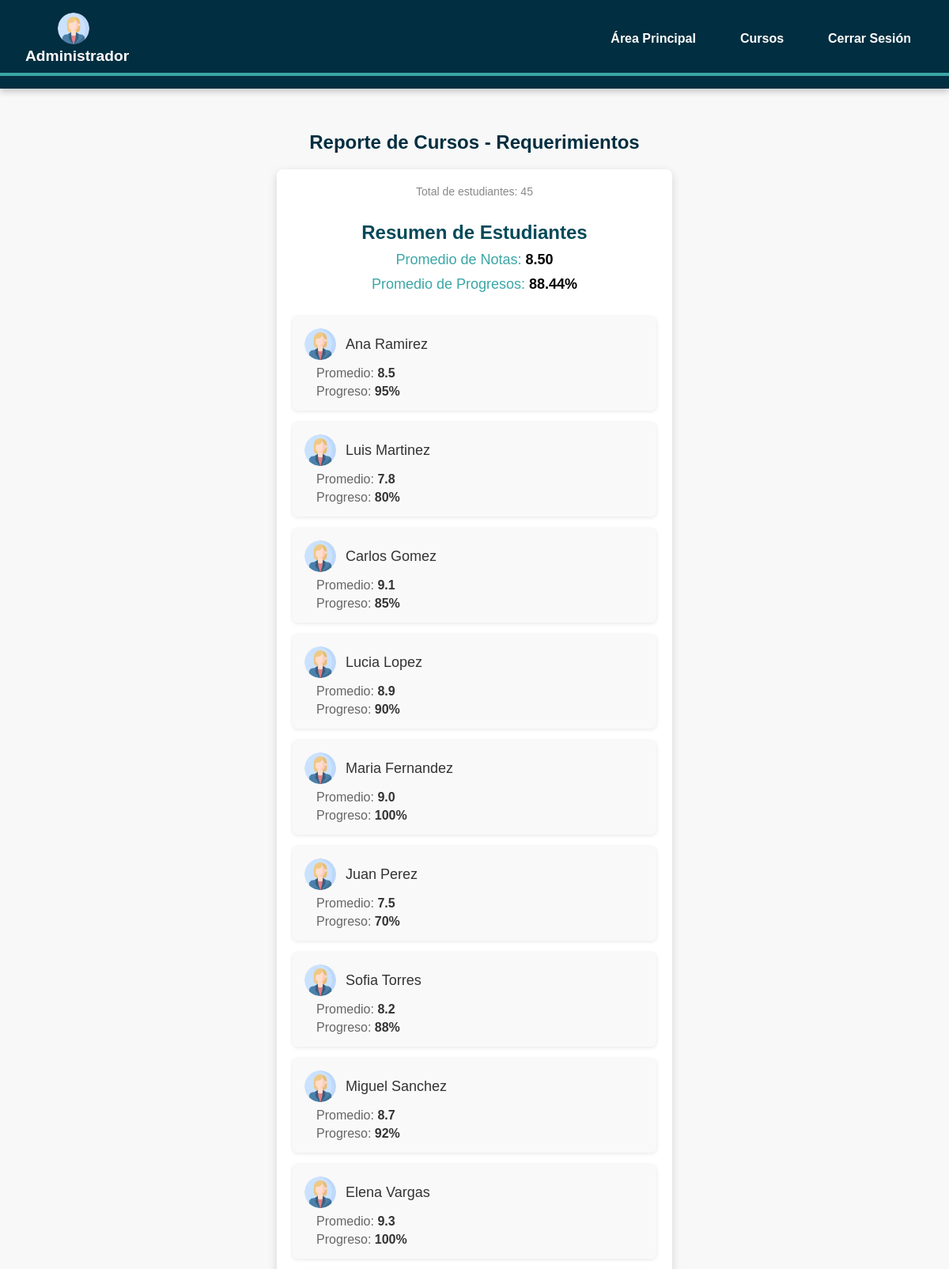
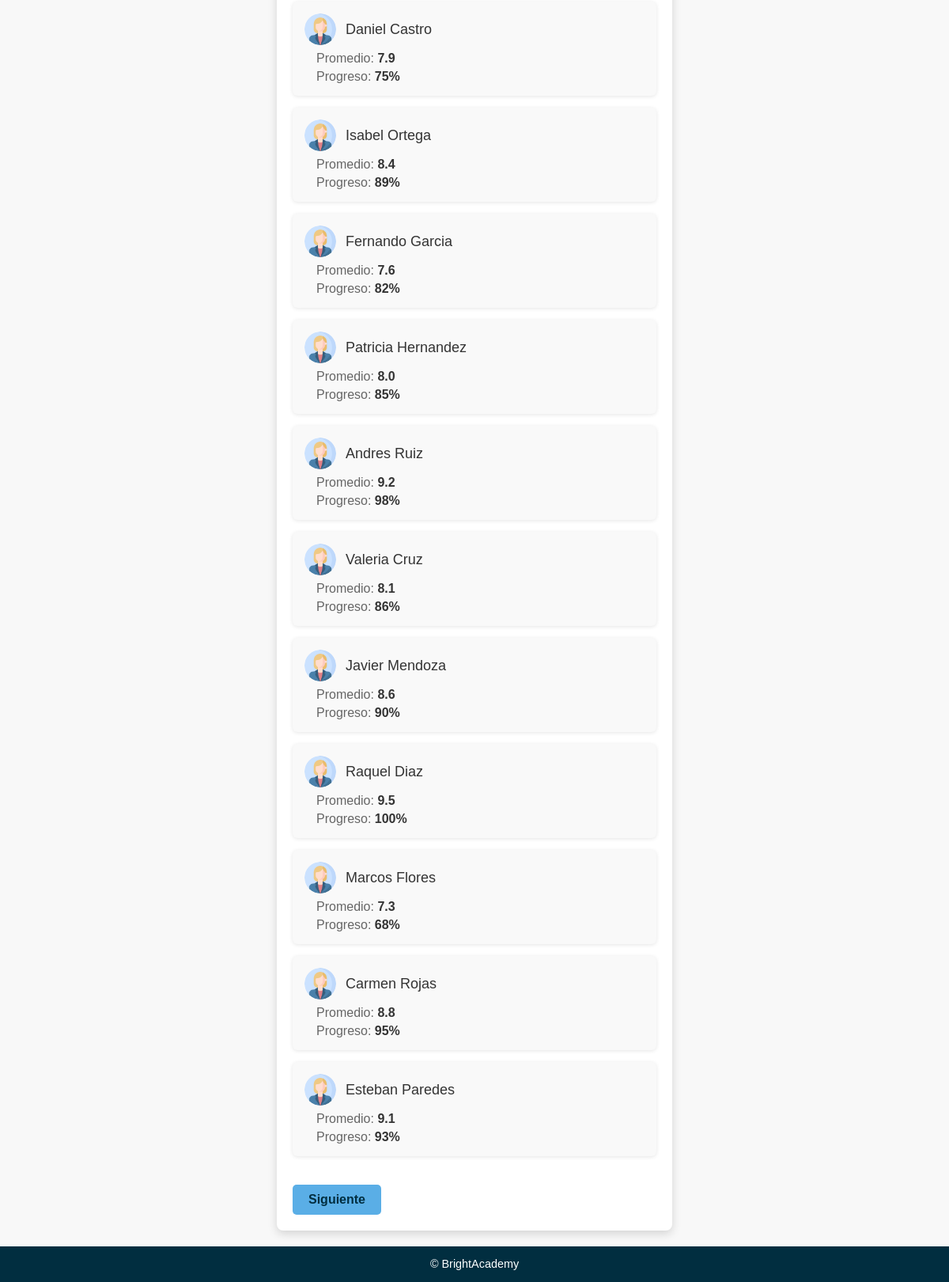
/generar_reportes/reportes_2.php, run on the app's committed database (2 pictures, top to bottom).
### tables this page shows
CREATE TABLE estudiantes_2 (
	id INT AUTO_INCREMENT PRIMARY KEY,
	nombre_estudiante VARCHAR(255) NOT NULL,
	apellido_estudiante VARCHAR(255) NOT NULL,
	promedio_estudiante VARCHAR(255) NOT NULL,
	porcentaje_progreso VARCHAR(255) NOT NULL
);

### mostrar_reportes/mostrar_reportes_2.php (the view, shortened to what this page needs)
<?php
$server = "localhost";
$user = "root";
$pass = "root";
$db = "BrightAcademy";
$conexion = new mysqli($server, $user, $pass, $db);
$estudiantesPorPagina = 20;
$page = isset($_GET['page']) ? (int)$_GET['page'] : 1;
$offset = ($page - 1) * $estudiantesPorPagina;
$countQuery = "SELECT COUNT(*) as total FROM estudiantes_2";
$countResult = $conexion->query($countQuery);
$totalEstudiantes = $countResult->fetch_assoc()['total'];
$totalPaginas = ceil($totalEstudiantes / $estudiantesPorPagina);
echo '<div class="total-students">Total de estudiantes: ' . $totalEstudiantes . '</div>';
$query = "
    SELECT
        ROUND(AVG(CAST(promedio_estudiante AS DECIMAL(5,2))), 2) AS promedio_promedios,
        ROUND(AVG(CAST(porcentaje_progreso AS DECIMAL(5,2))), 2) AS promedio_progresos
    FROM
        estudiantes_2";
$result = $conexion->query($query);
if ($result) {
    $row = $result->fetch_assoc();
    echo '<div style="padding: 20px; font-family: Arial, sans-serif; color: #3CA6A6;">';
    echo '<h2 style="font-size: 24px; color: #024959;">Resumen de Estudiantes</h2>';
    echo '<p style="font-size: 18px; margin: 10px 0; text-align: center;">Promedio de Notas: <span style="font-weight: bold; color: #000;">' . $row['promedio_promedios'] . '</span></p>';
    echo '<p style="font-size: 18px; margin: 10px 0; text-align: center;">Promedio de Progresos: <span style="font-weight: bold; color: #000;">' . $row['promedio_progresos'] . '%</span></p>';
    echo '</div>';
}
$query = "SELECT nombre_estudiante, apellido_estudiante, promedio_estudiante, porcentaje_progreso
          FROM estudiantes_2
          LIMIT $estudiantesPorPagina OFFSET $offset";
$result = $conexion->query($query);
if ($result->num_rows > 0) {
    while ($row = $result->fetch_assoc()) {
        $nombreCompleto = $row['nombre_estudiante'] . ' ' . $row['apellido_estudiante'];
        $promedio = $row['promedio_estudiante'];
        $progreso = $row['porcentaje_progreso'];
        echo '<div class="student-report">';
        echo '<div class="student-info">';
        echo '<img src="../img/perfil.png" alt="alumno">';
        echo '<h3>' . $nombreCompleto . '</h3>';
        echo '</div>';
        echo '<div class="student-average">Promedio: <span>' . $promedio . '</span></div>';
        echo '<div class="student-progress">Progreso: <span>' . $progreso . '</span></div>';
        echo '</div>';
    }
} else {
    echo '<div class="no-data">No hay datos disponibles.</div>';
}
echo '<div class="pagination">';
if ($page < $totalPaginas) {
    echo '<a class="button-1" href="?page=' . ($page + 1) . '">Siguiente</a>';
}
echo '</div>';
?>

### css/menu.css (style rules this page uses)
:root { --color-primario: #012E40; --color-secundario: #024959; --color-accento: #3C7499; --color-fondo: #f8f8f8; --color-texto: #FFFFFF; --color-borde: #3CA6A6; --color-boton: #5AAEE6; --color-hover: #94C1FF; --color-nav-hover: #5AAEE6; }
* { margin: 0; padding: 0; box-sizing: border-box; font-family: Arial, sans-serif; }
body { background-color: var(--color-fondo); color: var(--color-primario); }

### css/reportes.css (style rules this page uses)
.cursos h2 { text-align: center; }
.report-date, .total-students { text-align: center; font-size: 14px; color: #888; margin-bottom: 10px; }
.student-report { background-color: #f9f9f9; border-radius: 6px; padding: 15px; margin-bottom: 15px; box-shadow: 0 1px 5px rgba(0, 0, 0, 0.1); }
.student-info { display: flex; align-items: center; margin-bottom: 8px; }
.student-info img { width: 40px; height: 40px; border-radius: 50%; margin-right: 12px; }
.student-info h3 { margin: 0; font-size: 18px; color: #333; font-weight: 500; }
.student-average, .student-progress { font-size: 16px; color: #666; margin-left: 15px; margin-top: 5px; }
.student-average span, .student-progress span { font-weight: bold; color: #333; }

### mostrar_reportes/mostrar_reportes_2.php (style rules this page uses)
.pagination { display: flex; justify-content: space-between; margin-top: 20px; }
.button-1 { padding: 10px 20px; margin-top: 1em; background-color: var(--color-boton); color: var(--color-primario); text-decoration: none; border-radius: 5px; font-size: 1em; font-weight: bold; transition: background-color 0.3s ease; }

### data on the page
estudiantes_2: nombreCompleto "Ana Ramirez", promedio_estudiante "8.5", porcentaje_progreso "95%"
estudiantes_2: nombreCompleto "Luis Martinez", promedio_estudiante "7.8", porcentaje_progreso "80%"
estudiantes_2: nombreCompleto "Carlos Gomez", promedio_estudiante "9.1", porcentaje_progreso "85%"
estudiantes_2: nombreCompleto "Lucia Lopez", promedio_estudiante "8.9", porcentaje_progreso "90%"
estudiantes_2: nombreCompleto "Maria Fernandez", promedio_estudiante "9.0", porcentaje_progreso "100%"
estudiantes_2: nombreCompleto "Juan Perez", promedio_estudiante "7.5", porcentaje_progreso "70%"
estudiantes_2: nombreCompleto "Sofia Torres", promedio_estudiante "8.2", porcentaje_progreso "88%"
estudiantes_2: nombreCompleto "Miguel Sanchez", promedio_estudiante "8.7", porcentaje_progreso "92%"
estudiantes_2: nombreCompleto "Elena Vargas", promedio_estudiante "9.3", porcentaje_progreso "100%"
estudiantes_2: nombreCompleto "Daniel Castro", promedio_estudiante "7.9", porcentaje_progreso "75%"
estudiantes_2: nombreCompleto "Isabel Ortega", promedio_estudiante "8.4", porcentaje_progreso "89%"
estudiantes_2: nombreCompleto "Fernando Garcia", promedio_estudiante "7.6", porcentaje_progreso "82%"
estudiantes_2: nombreCompleto "Patricia Hernandez", promedio_estudiante "8.0", porcentaje_progreso "85%"
estudiantes_2: nombreCompleto "Andres Ruiz", promedio_estudiante "9.2", porcentaje_progreso "98%"
estudiantes_2: nombreCompleto "Valeria Cruz", promedio_estudiante "8.1", porcentaje_progreso "86%"
estudiantes_2: nombreCompleto "Javier Mendoza", promedio_estudiante "8.6", porcentaje_progreso "90%"
estudiantes_2: nombreCompleto "Raquel Diaz", promedio_estudiante "9.5", porcentaje_progreso "100%"
estudiantes_2: nombreCompleto "Marcos Flores", promedio_estudiante "7.3", porcentaje_progreso "68%"
estudiantes_2: nombreCompleto "Carmen Rojas", promedio_estudiante "8.8", porcentaje_progreso "95%"
estudiantes_2: nombreCompleto "Esteban Paredes", promedio_estudiante "9.1", porcentaje_progreso "93%"

### other printed values
$totalEstudiantes "45"
$row['promedio_promedios'] "8.50"
$row['promedio_progresos'] "88.44"
